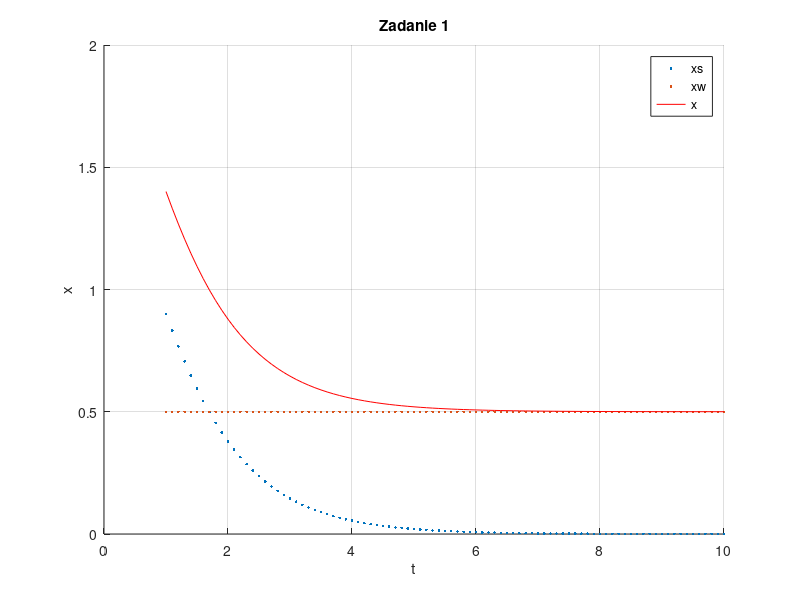
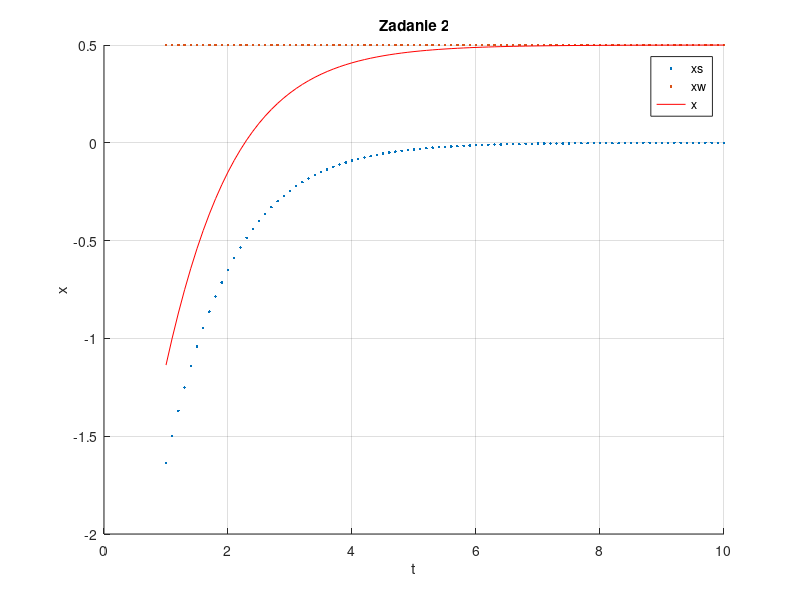
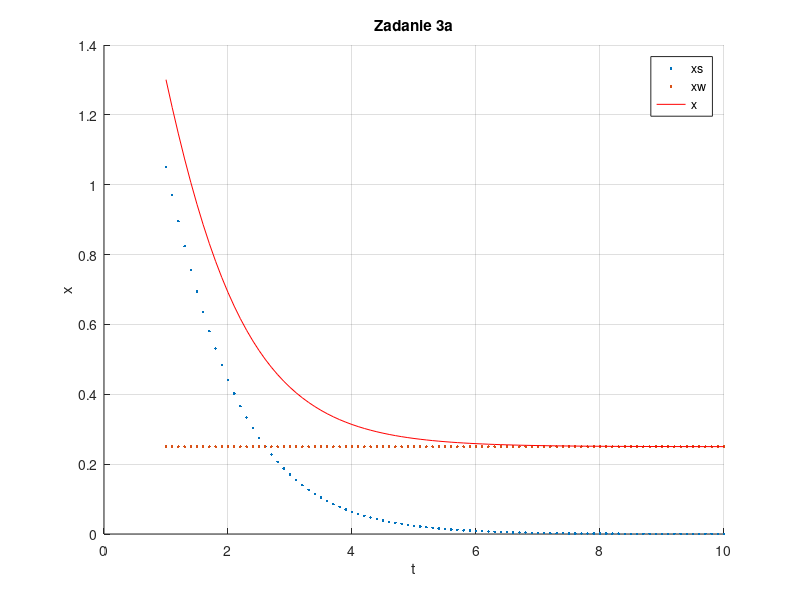
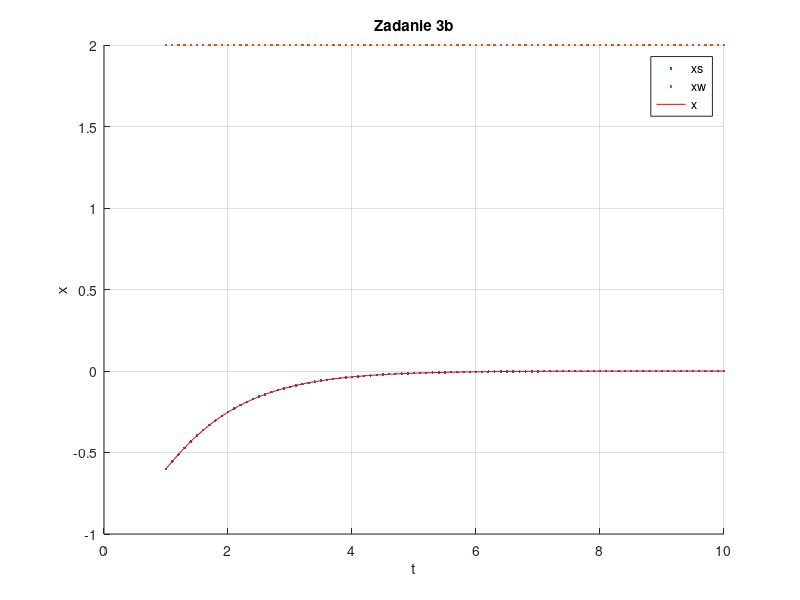

Here is the MATLAB script that generated these plots, in order:
%Piotr Kuboń 252871
%Grupa: E05-36c 
%Dzień: 21/10/2020
%Numer Ćwiczenia: 2

%%
clear all;  
close all;
hold on;    
grid on; 
figure(1);
%% 1

t=[1:0.1:10];

xs = 3*exp(-t) -(3/2)*exp(-2*t) ;
xw = (1/2) * ones(1,length(t));
x = xs+xw;
    
plot(t,xs,'.');
plot(t,xw,'.');
plot(t,x,'r');
   
xlabel('t');
ylabel('x');
legend('xs','xw','x')
title('Zadanie 1');
%% 2
figure(2);
hold on;    
grid on; 

xs2 = (-5)*exp(-t) + (3/2)*exp(-2*t) ;
xw2 = (1/2) * ones(1,length(t));
x2 = xs2+xw2;
    
plot(t,xs2,'.');
plot(t,xw2,'.');
plot(t,x2,'r');
   
xlabel('t');
ylabel('x');
legend('xs','xw','x')
title('Zadanie 2');

%% 3a
figure(3);
hold on;    
grid on; 

xs3 = (7/2)*exp(-t) - (7/4)*exp(-2*t) ;
xw3 = (1/4) * ones(1,length(t));
x3 = xs3+xw3;
    
plot(t,xs3,'.');
plot(t,xw3,'.');
plot(t,x3,'r');
   
xlabel('t');
ylabel('x');
legend('xs','xw','x')
title('Zadanie 3a');

%% 3b
figure(4);
hold on;    
grid on; 

xs4 = (-2)*exp(-t) + (1)*exp(-2*t) ;
xw4 = (2) * ones(1,length(t));
x4 = xs4+xw4;

plot(t,xs4,'.');
plot(t,xw4,'.');
plot(t,xs4,'r');
   
xlabel('t');
ylabel('x');
legend('xs','xw','x')
title('Zadanie 3b');


%% 4
figure(5);
hold on;    
grid on; 

xs5 = (-7/2)*exp(-t) + (7/2)*exp(-2*t) ;
    
plot(t,xs5,'r');
   
xlabel('t');
ylabel('x');
legend('xs')
title('Zadanie 4');

%zadanie 3a, 3b, 4 wyliczone na kartce
%3a - 2x''+6x'+4x=1
%4  - pochodna 3a 

